Frame 1 (no input): blank canvas, image omitted
Frame 60 (the mouse pressed at the canvas centre just before this capture): blank canvas, image omitted
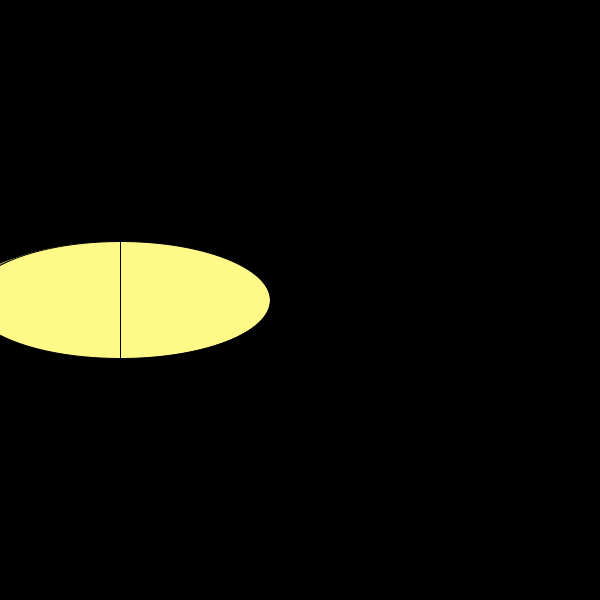
Frame 120 (the mouse held since frame 60 and released just before this capture)

The Processing sketch whose frames 1 and 60 were blank and that drew this single picture after the mouse press (run headless with seeded random() and noise(); from frame 60 on, the mouse is pressed at the canvas centre):

// Processing sketch: processing_135444
// ── processing_135444.pde

int aumento = 1;
  
void setup() {
   
  size(600,600);
  background (random (0));
  color (HSB);
}
  
void draw() {
   
 
   ellipse(aumento, mouseX,mouseX,aumento-3);
 fill(600,250,255-aumento);
 
  ellipse(aumento, mouseY,mouseX/width,aumento-3);
 
 
  
   
  aumento += 1;
  }
